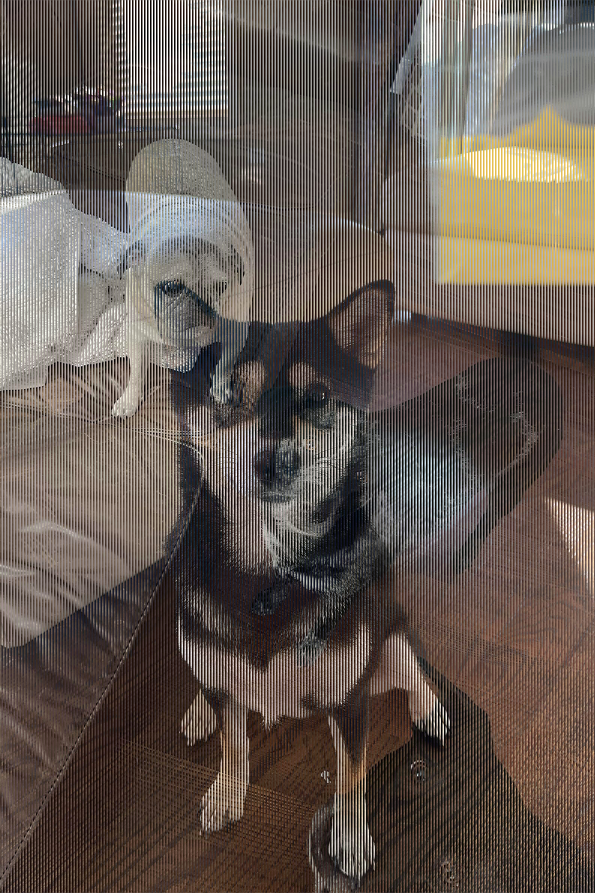
#> input picture Photoshop/297_test1.jpg, 1190 x 1786 px (shown at 1/2 size)
$ python image_prep.py Photoshop/297_test1.jpg Photoshop/300_lenticular.jpg 5
#> lines starting #> are read from the running program, lines starting #| are printed output that depends on the picture
from PIL import Image, ImageDraw
import sys
import os
import random

LENS = 50
DEFAULT_WIDTH = 4
DEFAULT_HEIGHT = 6

### -- Entry Information
if len(sys.argv) != 4:
	sys.exit("Add the two images as arguments and an image resolution!")

image1 = sys.argv[1]
image2 = sys.argv[2]
res = int(sys.argv[3])
### -- end


### -- To create the alpha pattern, we need to know how many pixels for lens
###
# Ex. A resolution of 300 dpi(dots per inch) for 50 lpi(lens per inch)
# Mask = 300/50 = 6 image pixels under 1 lens, for 2-image split that's 3 pixels per image
mask_size = (res/LENS)
#print("Mask size:" + str(mask_size))

# Procedure for calculating the FULL pixel size depending on inputted resolution
# If the inputted resolution was 300 for a 4x6in photo
# Resolution must at MIN be at 1200 x 1800 ppi (pixels per inch)
im_width = res*DEFAULT_WIDTH
im_height = res*DEFAULT_HEIGHT
pixel_size = (im_width, im_height)
#print(pixel_size)

# NEED TO FIX: Correct image sizes to match a 4x6 photo
# currently I think it transforms the image (ex. making it skinnier)
im1 = Image.open(image1)
#> im1 is the input picture: PIL image 1190x1786 RGB; mean R, G, B 101.7, 91, 83.7
im1 = im1.resize(pixel_size)
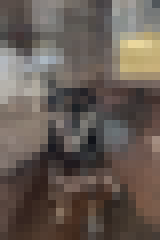
#> im1: PIL image 20x30 RGB (shown 8 times larger); mean R, G, B 101.7, 91, 83.7

im2 = Image.open(image2)
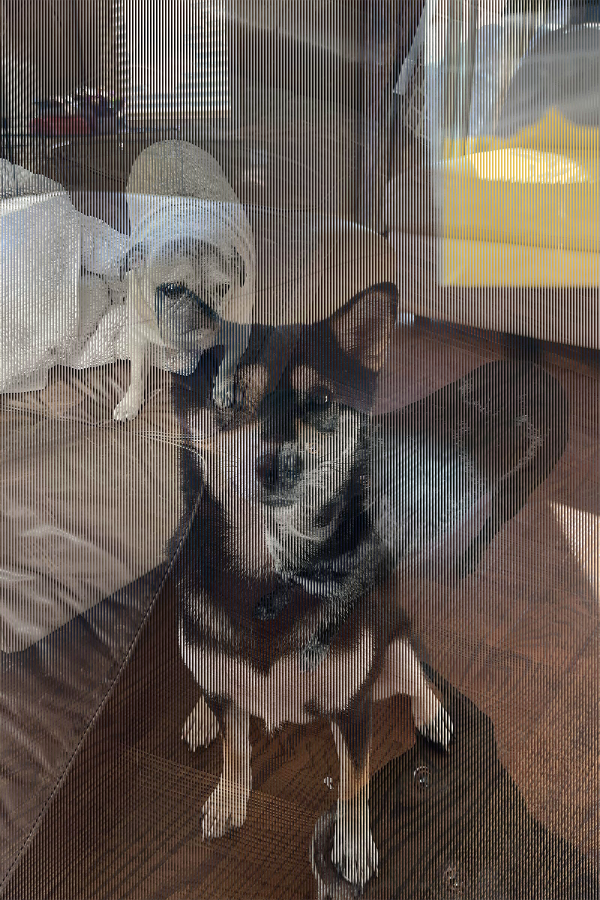
#> input picture Photoshop/300_lenticular.jpg, 1200 x 1800 px (shown at 1/2 size)
#> im2 is the input picture: PIL image 1200x1800 RGB; mean R, G, B 101.8, 91, 83.7
im2 = im2.resize(pixel_size)
#> im2: PIL image 20x30 RGB
###
### -- end


### --- Similar to photoshop, make a pattern of pixels for interlacing
###
# here make the 2-image split, if 6 pixel mask then 3 pixels per image
half_mask = int(mask_size/2)

# create the transparent mask (0-value at the end), ex. 6 pixels
alpha_pattern = Image.new("RGBA", (int(mask_size), int(mask_size)), (255, 255, 255, 0))
draw = ImageDraw.Draw(alpha_pattern)
#Here rectangle for centering the split subtracts 0.5 to find true "middle" pixel
draw.rectangle( ((0, 0), (int(half_mask-0.5),int(mask_size)) ), fill=(0,0,0,255))
#alpha_pattern.show()

# Make a new correctly size (4x6) image with a transparency layer
overall_pattern = Image.new("RGBA", (int(im_width), int(im_height)), (255, 255, 255, 0))
###
### --- end

## Need to iterate through pixels in batches, ex. 0 -> 6, 6 -> 12
## Taken from: https://stackoverflow.com/questions/8290397/how-to-split-an-iterable-in-constant-size-chunks
def batch(iterable, n=1):
	l = len(iterable)
#> (the run stopped early here; a loop or call above may not have finished)
